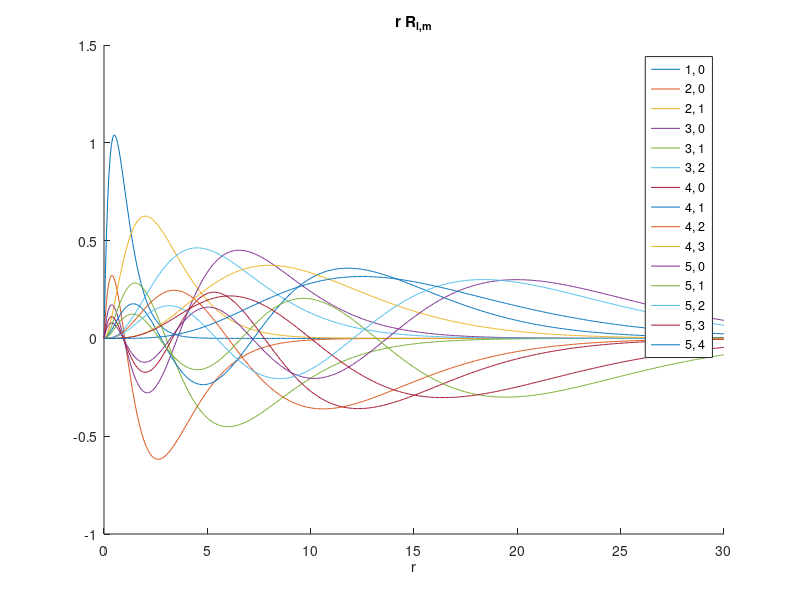

MATLAB code to generate this figure:
% use Wolfram Alpha
% n = 3; l = 1; Sqrt[(2*Z/(n*a))^3 * Factorial[n-l-1]/(2*n*Factorial[n+l])]*(2*Z*r/(n*a))^l*LaguerreL[n-l-1, 2l+1, 2Z*r/(n*a)] * Exp[-Z*r/(n*a)]
% normalization and orthogonality are verified

Z = 2;

R10 = @(r) 2*Z^1.5 * exp(-Z*r);

R20 = @(r) 1/(2*sqrt(2)) * Z^1.5 * (2 - Z*r) .* exp(-0.5*Z*r);
R21 = @(r) 1/(2*sqrt(6)) * Z^1.5 * Z*r .* exp(-0.5*Z*r);

R30 = @(r) 2/(81*sqrt(3)) * Z^1.5 * ...
    (27 - 18*Z*r + 2 * Z^2 * r.^2) .* exp(-Z*r/3);
R31 = @(r) sqrt(2/3)/27 * Z^1.5 * (4 - 2*Z*r/3) .* Z .*r ...
    .* exp(-Z*r/3);
R32 = @(r) 2*sqrt(2/15)/81 * Z^1.5 * Z^2 * r.^2 ...
    .* exp(-Z*r/3);

R40 = @(r) 1/(768) * Z^1.5 * ...
    (192 - 144 * Z * r + 24 * Z^2 * r.^2 - (Z*r).^3)...
    .* exp(-Z*r/4);
R41 = @(r) 1/(256*sqrt(15)) * Z^1.5 * Z .* r ...
   .* ((Z*r).^2 - 20*Z*r + 80) .* exp(-Z*r/4);
R42 = @(r) 1/(384*sqrt(5)) * Z^1.5 .* (Z*r).^2 ...
    .* (6 - Z*r/2) .* exp(-Z*r/4);
R43 = @(r) 1/(768*sqrt(35)) * Z^4.5 .* r.^3 ...
    .* exp(-Z*r/4);

R50 = @(r) 2 *sqrt(Z^3)/(46875 *sqrt(5))...
    *(2 *r.^4 *Z^4 - 100 *r.^3 *Z^3 + 1500 *r.^2 *Z^2 - 7500* r* Z + 9375)...
    .* exp(-(r *Z)/5) ;
R51 = @(r) -(2 *sqrt(2/15) *Z^1.5)/46875 ...
    .* r *Z .* (2 *r.^3 *Z^3 - 90* r.^2 *Z^2 + 1125* r *Z - 3750) .* exp(-(r *Z)/5);
R52 = @(r) 2 *sqrt(2/35) * sqrt(Z^3) /46875 ...
    * r.^2 * Z^2 .* exp(-(r *Z)/5) .* (2 *r.^2 * Z^2 - 70* r* Z + 525);
R53 = @(r) sqrt(2/35) /9375 *(Z^3)^(3/2) * ...
    (8 - (2* r* Z)/5) .* r.^3 .* exp(-(r *Z)/5);
R54 = @(r) 2 * sqrt(2/35) * Z^1.5/140625 * Z^4 .* r.^4 ...
    .* exp(-(r *Z)/5);

%% plot

close all;
r = linspace(0, 30, 500);
figure; hold on;
plot(r, r.*R10(r));
plot(r, r.*R20(r));
plot(r, r.*R21(r));
plot(r, r.*R30(r));
plot(r, r.*R31(r));
plot(r, r.*R32(r));
plot(r, r.*R40(r));
plot(r, r.*R41(r));
plot(r, r.*R42(r));
plot(r, r.*R43(r));
plot(r, r.*R50(r));
plot(r, r.*R51(r));
plot(r, r.*R52(r));
plot(r, r.*R53(r));
plot(r, r.*R54(r));
legend({'1, 0', '2, 0', '2, 1', '3, 0', '3, 1', '3, 2', '4, 0', '4, 1', '4, 2', '4, 3', ...
    '5, 0', '5, 1', '5, 2', '5, 3', '5, 4'});
xlabel r;
title 'r R_{l,m}';
